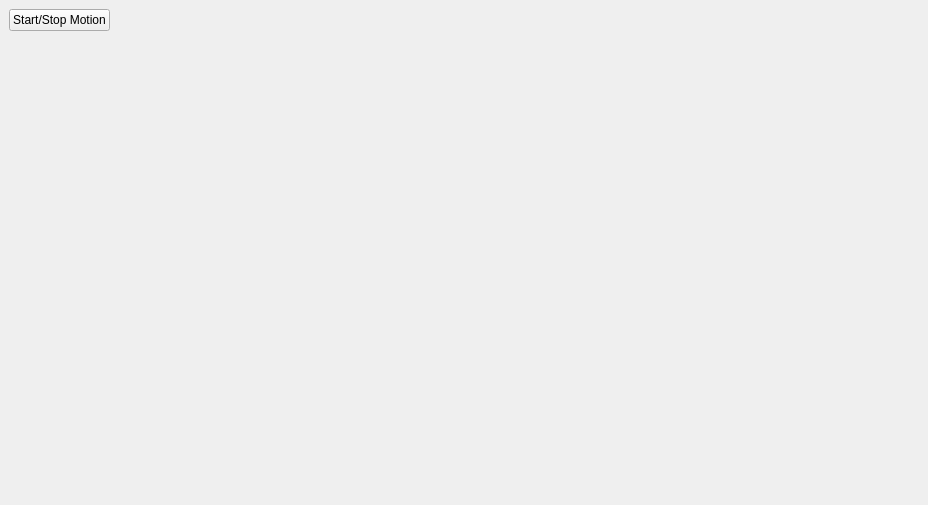
<?xml version="1.0" encoding="UTF-8"?>
<ui version="4.0">
 <class>SwingTabWidget</class>
 <widget class="QDockWidget" name="SwingTabWidget">
  <property name="geometry">
   <rect>
    <x>0</x>
    <y>0</y>
    <width>928</width>
    <height>505</height>
   </rect>
  </property>
  <property name="windowTitle">
   <string>Swing Tab</string>
  </property>
  <widget class="QWidget" name="dockWidgetContents">
   <layout class="QGridLayout" name="gridLayout">
    <item row="0" column="0">
     <widget class="QPushButton" name="button">
      <property name="sizePolicy">
       <sizepolicy hsizetype="Maximum" vsizetype="Fixed">
        <horstretch>0</horstretch>
        <verstretch>0</verstretch>
       </sizepolicy>
      </property>
      <property name="text">
       <string>Start/Stop Motion</string>
      </property>
     </widget>
    </item>
    <item row="1" column="0">
     <spacer name="verticalSpacer">
      <property name="orientation">
       <enum>Qt::Vertical</enum>
      </property>
      <property name="sizeHint" stdset="0">
       <size>
        <width>20</width>
        <height>40</height>
       </size>
      </property>
     </spacer>
    </item>
    <item row="0" column="1">
     <spacer name="horizontalSpacer">
      <property name="orientation">
       <enum>Qt::Horizontal</enum>
      </property>
      <property name="sizeHint" stdset="0">
       <size>
        <width>40</width>
        <height>20</height>
       </size>
      </property>
     </spacer>
    </item>
   </layout>
  </widget>
 </widget>
 <resources/>
 <connections/>
 <slots>
  <slot>testslot()</slot>
 </slots>
</ui>
